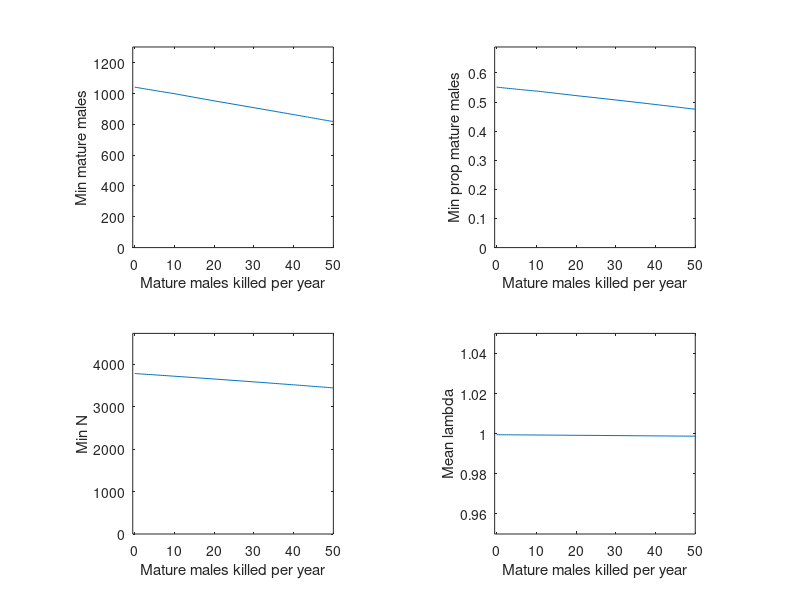

This chart was generated by the following MATLAB code:
% program for analysis of banteng population projection

% ----------------------------------------
% base model - rates from Choquenot (1993)
% giving stability
% ----------------------------------------

format long g

% define max age
age_max=17;

% define survival - fitted function (Choquenot 1993)
%s0=0.7402; % fitted from Choquenot (1993)
s0=0.55; % to give stability
s1=0.9278;
s2=0.9346;
s3=0.9370;
s4=0.9382;
s5=0.9389;
s6=0.9394;
s7=0.9397;
s8=0.9400;
s9=0.9402;
s10=0.9403;
s11=0.9405;
s12=0.9406;
s13=0.9407;
s14=0.9408;
s15=0.9408;
s16=0.9409;
s17=0.9409;

% define fecundity parameters (Choquenot 1993)
%m1=0;
%m2=0;
%m3=0;
%m4=0.220;
%m5=0.351;
%m6=0.500;
%m7=0.450;
%m8=0.200;
%m9=0.325;
%m10=0.125;
%m11=0.225;
%m12=m11;
%m13=m11;
%m14=m11;
%m15=m11;
%m16=m11;

% fitted fecundity parameters
m0=0.0000;
m1=0.0001;
m2=0.0133;
m3=0.0947;
m4=0.2303;
m5=0.3440;
m6=0.3964;
m7=0.3921;
m8=0.3525;
m9=0.2979;
m10=0.2414;
m11=0.1903;
m12=0.1471;
m13=0.1122;
m14=0.0849;
m15=0.0638;
m16=0.0478;
m17=0.0358;

primi=4; % age at first reproduction (females)

% initial population sizes
% Nmin=4000; % J. Christopherson (2004)
% Nmax=5000; % J. Christopherson (2004)
Nmin=7000; % K. Saalfeld (2004)
Nmax=8000; % K. Saalfeld (2004)
Navg = mean([Nmin Nmax]);

% Use 2 scenarios - pop_init at 4000 and 8000
N1 = 4000;
N2 = 8000;

% Density estimates
Area_Cob = 220000; % Area of Cobourg Peninsula in hectares
D_avg1 = N1/(Area_Cob*0.01);
D_avg2 = N2/(Area_Cob*0.01);

% sex ratios
sr = 0.5; % overall sex ratio
x = 0.5; % foetal sex ratio (Choquenot 1993)

%total females in population
f1=N1*sr;
f2=N2*sr;

%total males in population
mal1=N1*(1-sr);
mal2=N2*(1-sr);

%Initial population size vector
N=N1;

% the normal matrix
a=[0 s0*m1 s0*m2 s0*m3 s0*m4 s0*m5 s0*m6 s0*m7 s0*m8 s0*m9 s0*m10 s0*m11 s0*m12 s0*m13 s0*m14 s0*m15 s0*m16 0 0 0 0 0 0 0 0 0 0 0 0 0 0 0 0 0
    s1 0 0 0 0 0 0 0 0 0 0 0 0 0 0 0 0 0 0 0 0 0 0 0 0 0 0 0 0 0 0 0 0 0
    0 s2 0 0 0 0 0 0 0 0 0 0 0 0 0 0 0 0 0 0 0 0 0 0 0 0 0 0 0 0 0 0 0 0
    0 0 s3 0 0 0 0 0 0 0 0 0 0 0 0 0 0 0 0 0 0 0 0 0 0 0 0 0 0 0 0 0 0 0
    0 0 0 s4 0 0 0 0 0 0 0 0 0 0 0 0 0 0 0 0 0 0 0 0 0 0 0 0 0 0 0 0 0 0
    0 0 0 0 s5 0 0 0 0 0 0 0 0 0 0 0 0 0 0 0 0 0 0 0 0 0 0 0 0 0 0 0 0 0
    0 0 0 0 0 s6 0 0 0 0 0 0 0 0 0 0 0 0 0 0 0 0 0 0 0 0 0 0 0 0 0 0 0 0
    0 0 0 0 0 0 s7 0 0 0 0 0 0 0 0 0 0 0 0 0 0 0 0 0 0 0 0 0 0 0 0 0 0 0
    0 0 0 0 0 0 0 s8 0 0 0 0 0 0 0 0 0 0 0 0 0 0 0 0 0 0 0 0 0 0 0 0 0 0
    0 0 0 0 0 0 0 0 s9 0 0 0 0 0 0 0 0 0 0 0 0 0 0 0 0 0 0 0 0 0 0 0 0 0
    0 0 0 0 0 0 0 0 0 s10 0 0 0 0 0 0 0 0 0 0 0 0 0 0 0 0 0 0 0 0 0 0 0 0
    0 0 0 0 0 0 0 0 0 0 s11 0 0 0 0 0 0 0 0 0 0 0 0 0 0 0 0 0 0 0 0 0 0 0
    0 0 0 0 0 0 0 0 0 0 0 s12 0 0 0 0 0 0 0 0 0 0 0 0 0 0 0 0 0 0 0 0 0 0
    0 0 0 0 0 0 0 0 0 0 0 0 s13 0 0 0 0 0 0 0 0 0 0 0 0 0 0 0 0 0 0 0 0 0
    0 0 0 0 0 0 0 0 0 0 0 0 0 s14 0 0 0 0 0 0 0 0 0 0 0 0 0 0 0 0 0 0 0 0
    0 0 0 0 0 0 0 0 0 0 0 0 0 0 s15 0 0 0 0 0 0 0 0 0 0 0 0 0 0 0 0 0 0 0
    0 0 0 0 0 0 0 0 0 0 0 0 0 0 0 s16 0 0 0 0 0 0 0 0 0 0 0 0 0 0 0 0 0 0
    0 s0*m1 s0*m2 s0*m3 s0*m4 s0*m5 s0*m6 s0*m7 s0*m8 s0*m9 s0*m10 s0*m11 s0*m12 s0*m13 s0*m14 s0*m15 s0*m16 0 0 0 0 0 0 0 0 0 0 0 0 0 0 0 0 0
    0 0 0 0 0 0 0 0 0 0 0 0 0 0 0 0 0 s1 0 0 0 0 0 0 0 0 0 0 0 0 0 0 0 0
    0 0 0 0 0 0 0 0 0 0 0 0 0 0 0 0 0 0 s2 0 0 0 0 0 0 0 0 0 0 0 0 0 0 0
    0 0 0 0 0 0 0 0 0 0 0 0 0 0 0 0 0 0 0 s3 0 0 0 0 0 0 0 0 0 0 0 0 0 0
    0 0 0 0 0 0 0 0 0 0 0 0 0 0 0 0 0 0 0 0 s4 0 0 0 0 0 0 0 0 0 0 0 0 0
    0 0 0 0 0 0 0 0 0 0 0 0 0 0 0 0 0 0 0 0 0 s5 0 0 0 0 0 0 0 0 0 0 0 0
    0 0 0 0 0 0 0 0 0 0 0 0 0 0 0 0 0 0 0 0 0 0 s6 0 0 0 0 0 0 0 0 0 0 0
    0 0 0 0 0 0 0 0 0 0 0 0 0 0 0 0 0 0 0 0 0 0 0 s7 0 0 0 0 0 0 0 0 0 0
    0 0 0 0 0 0 0 0 0 0 0 0 0 0 0 0 0 0 0 0 0 0 0 0 s8 0 0 0 0 0 0 0 0 0
    0 0 0 0 0 0 0 0 0 0 0 0 0 0 0 0 0 0 0 0 0 0 0 0 0 s9 0 0 0 0 0 0 0 0
    0 0 0 0 0 0 0 0 0 0 0 0 0 0 0 0 0 0 0 0 0 0 0 0 0 0 s10 0 0 0 0 0 0 0
    0 0 0 0 0 0 0 0 0 0 0 0 0 0 0 0 0 0 0 0 0 0 0 0 0 0 0 s11 0 0 0 0 0 0
    0 0 0 0 0 0 0 0 0 0 0 0 0 0 0 0 0 0 0 0 0 0 0 0 0 0 0 0 s12 0 0 0 0 0
    0 0 0 0 0 0 0 0 0 0 0 0 0 0 0 0 0 0 0 0 0 0 0 0 0 0 0 0 0 s13 0 0 0 0
    0 0 0 0 0 0 0 0 0 0 0 0 0 0 0 0 0 0 0 0 0 0 0 0 0 0 0 0 0 0 s14 0 0 0
    0 0 0 0 0 0 0 0 0 0 0 0 0 0 0 0 0 0 0 0 0 0 0 0 0 0 0 0 0 0 0 s15 0 0
    0 0 0 0 0 0 0 0 0 0 0 0 0 0 0 0 0 0 0 0 0 0 0 0 0 0 0 0 0 0 0 0 s16 0];

% eigenvalues & eigenvectors
[w,d] = eig(a);
v=conj(inv(w));

%lambda
lambda=diag(d);

% max lambdas
[maxlambda,imax]=max(diag(d));

%logmaxlambda=exponential rate of increase (r)
r=log(maxlambda);

% stable age distribution
w=w(:,imax);

% reproductive values
v=real(v(imax,:))';

% sensitivities and elasticities
senmat=(v*w')/(v'*w);
emat=(a.*senmat)/maxlambda;

%damping ratios
rho=lambda(1)./abs(lambda);

% periods of oscillation
period=2*pi./angle(lambda);

% stable size distribution (scaled to sum to 1)
ssd=w(:,1)/sum(w(:,1));

% size of matrix
k=size(a,1);

% ssd classes
    % female
    ssd_juvf = sum(ssd(1:primi-1,1));
    ssd_adf = sum(ssd(primi:age_max,1));

    % male
    ssd_juvm = sum(ssd(age_max+1:age_max+primi-1,1));
    ssd_adm = sum(ssd(age_max+primi:k,1));
    
% reproductive value (scaled so stage 1 = 1)
reprovalue=real(v(1,:)')/real(v(1,1));

% pick initial vectors
n=ones(k,1);
n=ssd*N;

% age vector
age_vec=zeros(age_max,1);
for j=1:age_max-1
    age_vec(j+1,1)=j;
end % j loop
age_vec=age_vec+1;

%Calculate Quasi-extinction times
thresh = 50; % Define quasi-exinction threshold

Q=(log(thresh/sum(n)))/log(maxlambda);
if Q < 0;
    Q='infinity';
else Q=Q;
end

% do a simulation
% first specify the initial condition and length of simulation
tlimit=10;

%set population size year step vector
pop_vec=ones(tlimit+1,1);
pop_vec(1,1)=sum(n);

%set year step vector
yr_vec=ones(tlimit+1,1);
for c=1:tlimit
    yr_vec(c+1,1)=c;
    yr_vec(1,1)=0;
end % c loop

% assume stable-age distribution
N_stable = ssd*N;

%then iterate
for i=1:tlimit;
    n=a*n;
    s1_vec(i+1,1)=(s1*(1-s1))/n(1,1);
    s2_vec(i+1,1)=(s2*(1-s2))/n(2,1);
    pop_vec(i+1,1)=(sum(n));    
end

log_pop_vec=log10(pop_vec);

%total population size after 'tlimit' years
pop_st=N
pop_end=sum(n)

%total population size after 'tlimit' years
N
tlimit
pop_end=sum(n)
maxlambda
r
Q
format short

% construct survival vector for display
surv=ones(age_max,1);
surv(1,1)=s0;
surv(2,1)=s1;
surv(3,1)=s2;
surv(4,1)=s3;
surv(5,1)=s4;
surv(6,1)=s5;
surv(7,1)=s6;
surv(8,1)=s7;
surv(9,1)=s8;
surv(10,1)=s9;
surv(11,1)=s10;
surv(12,1)=s11;
surv(13,1)=s12;
surv(14,1)=s13;
surv(15,1)=s14;
surv(16,1)=s15;
surv(17,1)=s16;

% construct fertility vector for display
fert=ones(age_max,1);
fert(1,1)=m1;
fert(2,1)=m2;
fert(3,1)=m3;
fert(4,1)=m4;
fert(5,1)=m5;
fert(6,1)=m6;
fert(7,1)=m7;
fert(8,1)=m8;
fert(9,1)=m9;
fert(10,1)=m10;
fert(11,1)=m11;
fert(12,1)=m12;
fert(13,1)=m13;
fert(14,1)=m14;
fert(15,1)=m15;
fert(16,1)=m16;
fert(17,1)=m16;

% continue displays
%a
ssd_juv = ssd_juvf + ssd_juvm
ssd_ad = ssd_adf + ssd_adm
%emat

%Make density independent plots
subplot(2,2,1), plot(yr_vec,pop_vec);
axis square;
axis([-0.5 tlimit+1 0 (max(pop_vec)+(0.25*(max(pop_vec))))]);
xlabel('year');
ylabel('N females');
subplot(2,2,2), plot(yr_vec,log_pop_vec);
axis square;
axis([-0.5 tlimit+1 0 (max(log_pop_vec)+(0.25*(max(log_pop_vec))))]);
xlabel('year');
ylabel('log N females');

%Make survival and fecundity plots
subplot(2,2,3), plot(age_vec,surv);
axis square;
axis([0.5 age_max+0.5 0 1]);
xlabel('age in years');
ylabel('survival probability');
subplot(2,2,4), plot(age_vec,fert);
axis square;
axis([0.5 age_max+0.5 0 1]);
xlabel('age in years');
ylabel('m (fertility)');


% *******************************************
% Density-dependence in survival & fertility
% Set male kill rates
% *******************************************

format long g

% ***********************************************************************************************
%Initial population size vector
Nd=4000;

% Set time limit for projection
tlimit = 100;

% Set kill range
min_kill = 0; % Set minimum male (>5 year) kill rate
max_kill = 50; % Set maximum male (>5 year) kill rate

% Minimum operative reproductive sex ratio
orsr_min = 0.1; % Proportion of population that must be mature males to allow females to breed
% ************************************************************************************************

karray = linspace(min_kill,max_kill,100); % male kill rate array

min_popd_vec = zeros(length(karray),1); % Minimum population size vector
min_mal6p_vec = zeros(length(karray),1); % Minimum male (>5 years) vector
lambdad_vec = zeros(length(karray),1); % mean population rate of change (r)

for q=1:length(karray);

% define start survival
        % survival parameters with Nmax = 4000
        % s0
        a_s0=0.913;
        b_s0=6.284615518;
        x0_s0=4224.122758;

        % s1+
        a_s1p=0.995;
        b_s1p=3.9151;
        x0_s1p=7286.656;

        % Redefine survival probabilities
        s0_d = (a_s0/(1+((sum(Nd))/x0_s0)^b_s0));
            if s0_d < 0.55;
                s0_d = 0.55;
            else
                s0_d = s0_d;
            end
            
        s1p_d = (a_s1p/(1+((sum(Nd))/x0_s1p)^b_s1p));
            if s1p_d < 0.92;
               s1p_d = 0.92;
            else
                s1p_d = s1p_d;
            end
        
        % fecundity parameters with Nmax = 4000
        a_ma = 0.7013;
        b_ma = 8.0804;
        x0_ma = 3959.0825;
        a_md = (a_ma/(1+((sum(Nd))/x0_ma)^b_ma));
            if a_md < 0.4004;
                a_md = 0.4004;
            else
                a_md = a_md;
            end
            
        % Re-define fertility vector
        b_fert = 0.4453;
        x0_fert = 6.3898;
        for j=1:age_max;
            md=a_md*exp(-0.5*(log(j/x0_fert)/b_fert)^2);
            m_vec(j) = md;
        end

% sex ratios
sr = 0.5; % overall sex ratio
x = 0.5; % foetal sex ratio (Choquenot 1993)

%total females in population
f=Nd*sr;

%total males in population
mal=Nd*(1-sr);

% the normal matrix
        ad=[0 s0_d*m_vec(1) s0_d*m_vec(2) s0_d*m_vec(3) s0_d*m_vec(4) s0_d*m_vec(5) s0_d*m_vec(6) s0_d*m_vec(7) s0_d*m_vec(8) s0_d*m_vec(9) s0_d*m_vec(10) s0_d*m_vec(11) s0_d*m_vec(12) s0_d*m_vec(13) s0_d*m_vec(14) s0_d*m_vec(15) s0_d*m_vec(16) 0 0 0 0 0 0 0 0 0 0 0 0 0 0 0 0 0
            s1p_d 0 0 0 0 0 0 0 0 0 0 0 0 0 0 0 0 0 0 0 0 0 0 0 0 0 0 0 0 0 0 0 0 0
            0 s1p_d 0 0 0 0 0 0 0 0 0 0 0 0 0 0 0 0 0 0 0 0 0 0 0 0 0 0 0 0 0 0 0 0
            0 0 s1p_d 0 0 0 0 0 0 0 0 0 0 0 0 0 0 0 0 0 0 0 0 0 0 0 0 0 0 0 0 0 0 0
            0 0 0 s1p_d 0 0 0 0 0 0 0 0 0 0 0 0 0 0 0 0 0 0 0 0 0 0 0 0 0 0 0 0 0 0
            0 0 0 0 s1p_d 0 0 0 0 0 0 0 0 0 0 0 0 0 0 0 0 0 0 0 0 0 0 0 0 0 0 0 0 0
            0 0 0 0 0 s1p_d 0 0 0 0 0 0 0 0 0 0 0 0 0 0 0 0 0 0 0 0 0 0 0 0 0 0 0 0
            0 0 0 0 0 0 s1p_d 0 0 0 0 0 0 0 0 0 0 0 0 0 0 0 0 0 0 0 0 0 0 0 0 0 0 0
            0 0 0 0 0 0 0 s1p_d 0 0 0 0 0 0 0 0 0 0 0 0 0 0 0 0 0 0 0 0 0 0 0 0 0 0
            0 0 0 0 0 0 0 0 s1p_d 0 0 0 0 0 0 0 0 0 0 0 0 0 0 0 0 0 0 0 0 0 0 0 0 0
            0 0 0 0 0 0 0 0 0 s1p_d 0 0 0 0 0 0 0 0 0 0 0 0 0 0 0 0 0 0 0 0 0 0 0 0
            0 0 0 0 0 0 0 0 0 0 s1p_d 0 0 0 0 0 0 0 0 0 0 0 0 0 0 0 0 0 0 0 0 0 0 0
            0 0 0 0 0 0 0 0 0 0 0 s1p_d 0 0 0 0 0 0 0 0 0 0 0 0 0 0 0 0 0 0 0 0 0 0
            0 0 0 0 0 0 0 0 0 0 0 0 s1p_d 0 0 0 0 0 0 0 0 0 0 0 0 0 0 0 0 0 0 0 0 0
            0 0 0 0 0 0 0 0 0 0 0 0 0 s1p_d 0 0 0 0 0 0 0 0 0 0 0 0 0 0 0 0 0 0 0 0
            0 0 0 0 0 0 0 0 0 0 0 0 0 0 s1p_d 0 0 0 0 0 0 0 0 0 0 0 0 0 0 0 0 0 0 0
            0 0 0 0 0 0 0 0 0 0 0 0 0 0 0 s1p_d 0 0 0 0 0 0 0 0 0 0 0 0 0 0 0 0 0 0
            0 s0_d*m_vec(1) s0_d*m_vec(2) s0_d*m_vec(3) s0_d*m_vec(4) s0_d*m_vec(5) s0_d*m_vec(6) s0_d*m_vec(7) s0_d*m_vec(8) s0_d*m_vec(9) s0_d*m_vec(10) s0_d*m_vec(11) s0_d*m_vec(12) s0_d*m_vec(13) s0_d*m_vec(14) s0_d*m_vec(15) s0_d*m_vec(16) 0 0 0 0 0 0 0 0 0 0 0 0 0 0 0 0 0
            0 0 0 0 0 0 0 0 0 0 0 0 0 0 0 0 0 s1p_d 0 0 0 0 0 0 0 0 0 0 0 0 0 0 0 0
            0 0 0 0 0 0 0 0 0 0 0 0 0 0 0 0 0 0 s1p_d 0 0 0 0 0 0 0 0 0 0 0 0 0 0 0
            0 0 0 0 0 0 0 0 0 0 0 0 0 0 0 0 0 0 0 s1p_d 0 0 0 0 0 0 0 0 0 0 0 0 0 0
            0 0 0 0 0 0 0 0 0 0 0 0 0 0 0 0 0 0 0 0 s1p_d 0 0 0 0 0 0 0 0 0 0 0 0 0
            0 0 0 0 0 0 0 0 0 0 0 0 0 0 0 0 0 0 0 0 0 s1p_d 0 0 0 0 0 0 0 0 0 0 0 0
            0 0 0 0 0 0 0 0 0 0 0 0 0 0 0 0 0 0 0 0 0 0 s1p_d 0 0 0 0 0 0 0 0 0 0 0
            0 0 0 0 0 0 0 0 0 0 0 0 0 0 0 0 0 0 0 0 0 0 0 s1p_d 0 0 0 0 0 0 0 0 0 0
            0 0 0 0 0 0 0 0 0 0 0 0 0 0 0 0 0 0 0 0 0 0 0 0 s1p_d 0 0 0 0 0 0 0 0 0
            0 0 0 0 0 0 0 0 0 0 0 0 0 0 0 0 0 0 0 0 0 0 0 0 0 s1p_d 0 0 0 0 0 0 0 0
            0 0 0 0 0 0 0 0 0 0 0 0 0 0 0 0 0 0 0 0 0 0 0 0 0 0 s1p_d 0 0 0 0 0 0 0
            0 0 0 0 0 0 0 0 0 0 0 0 0 0 0 0 0 0 0 0 0 0 0 0 0 0 0 s1p_d 0 0 0 0 0 0
            0 0 0 0 0 0 0 0 0 0 0 0 0 0 0 0 0 0 0 0 0 0 0 0 0 0 0 0 s1p_d 0 0 0 0 0
            0 0 0 0 0 0 0 0 0 0 0 0 0 0 0 0 0 0 0 0 0 0 0 0 0 0 0 0 0 s1p_d 0 0 0 0
            0 0 0 0 0 0 0 0 0 0 0 0 0 0 0 0 0 0 0 0 0 0 0 0 0 0 0 0 0 0 s1p_d 0 0 0
            0 0 0 0 0 0 0 0 0 0 0 0 0 0 0 0 0 0 0 0 0 0 0 0 0 0 0 0 0 0 0 s1p_d 0 0
            0 0 0 0 0 0 0 0 0 0 0 0 0 0 0 0 0 0 0 0 0 0 0 0 0 0 0 0 0 0 0 0 s1p_d 0];

% eigenvalues & eigenvectors
[wd,dd] = eig(ad);
vd=conj(inv(wd));

%lambda
lambdad=diag(dd);

% max lambdas
[maxlambdad,imax]=max(diag(dd));

%logmaxlambda=exponential rate of increase (r)
rd=log(maxlambdad);

% stable age distribution
wd=wd(:,imax);

% stable size distribution (scaled to sum to 1)
ssdd=wd(:,1)/sum(wd(:,1));

% size of matrix
k=size(a,1);

% ssd classes
    % female
    ssdd_juvf = sum(ssdd(1:primi-1,1));
    ssdd_adf = sum(ssdd(primi:age_max,1));

    % male
    ssdd_juvm = sum(ssdd(age_max+1:age_max+primi-1,1));
    ssdd_adm = sum(ssdd(age_max+primi:k,1));
    
    % males 6+
    ssdd_mal6p = sum(ssdd(23:34));
    
% pick initial vectors
nd=ones(k,1);
nd=ssdd*Nd;

%set population size year step vector
popd_vec=ones(tlimit+1,1);
popd_vec(1,1)=sum(nd);

%set female population size year step vector
femd_vec=ones(tlimit+1,1);
femd_vec(1,1)=sum(nd(1:17));

%set male population size year step vector
mald_vec=ones(tlimit+1,1);
mald_vec(1,1)=sum(nd(18:34));

% set large male year step vector
male6p_vec = ones(tlimit+1,1);
male6p_vec(1,1)=sum(nd(23:34));

%set year step vector
yr_vec=ones(tlimit+1,1);
for c=1:tlimit
    yr_vec(c+1,1)=c;
    yr_vec(1,1)=0;
end % c loop

%then iterate
for i=1:tlimit;

    nd=ad*nd;
    
        % Set negative density feedback function for the matrix

        % survival parameters with Nmax = 4000
        % s0
        a_s0=0.913;
        b_s0=6.284615518;
        x0_s0=4224.122758;

        % s1+
        a_s1p=0.995;
        b_s1p=3.9151;
        x0_s1p=7286.656;

        % Redefine survival probabilities
        s0_d = (a_s0/(1+((sum(nd))/x0_s0)^b_s0));
            if s0_d < 0.55;
                s0_d = 0.55;
            else
                s0_d = s0_d;
            end
            
        s1p_d = (a_s1p/(1+((sum(nd))/x0_s1p)^b_s1p));
            if s1p_d < 0.92;
               s1p_d = 0.92;
            else
                s1p_d = s1p_d;
            end
        
        % fecundity parameters with Nmax = 4000
        a_ma = 0.7013;
        b_ma = 8.0804;
        x0_ma = 3959.0825;
        a_md = (a_ma/(1+((sum(nd))/x0_ma)^b_ma));
            if a_md < 0.4004;
                a_md = 0.4004;
            else
                a_md = a_md;
            end
            
        % Re-define fertility vector
        for j=1:age_max;
            md=a_md*exp(-0.5*(log(j/x0_fert)/b_fert)^2);
            m_vec(j) = md;
        end

        % Minimum operative reproductive sex ratio
        if sum(nd(18:34)) / sum(nd(1:17)) < orsr_min;
            %m_vec = m_vec * (sum(nd(18:34)) / sum(nd(1:17)));
            m_vec = 0;
        else
            m_vec = m_vec;
        end
                
        % *****************************************************************
        % Kill large males
        % *****************************************************************
        
        male_kill = karray(q); % set annual number of large males to kill
        %male_kill = 20;
        nm_kill = male_kill/12; % uniform distribution of kill in ages > 5
        kill_vec = zeros(34,1);
        kill_vec(23:34) = nm_kill;
            if sum(nd) < male_kill;
                nd = nd;
            else
                nd = nd - nm_kill; % Adjust nd vector for kill
            end
        
        % *****************************************************************
        
        % the new matrix
        ad=[0 s0_d*m_vec(1) s0_d*m_vec(2) s0_d*m_vec(3) s0_d*m_vec(4) s0_d*m_vec(5) s0_d*m_vec(6) s0_d*m_vec(7) s0_d*m_vec(8) s0_d*m_vec(9) s0_d*m_vec(10) s0_d*m_vec(11) s0_d*m_vec(12) s0_d*m_vec(13) s0_d*m_vec(14) s0_d*m_vec(15) s0_d*m_vec(16) 0 0 0 0 0 0 0 0 0 0 0 0 0 0 0 0 0
            s1p_d 0 0 0 0 0 0 0 0 0 0 0 0 0 0 0 0 0 0 0 0 0 0 0 0 0 0 0 0 0 0 0 0 0
            0 s1p_d 0 0 0 0 0 0 0 0 0 0 0 0 0 0 0 0 0 0 0 0 0 0 0 0 0 0 0 0 0 0 0 0
            0 0 s1p_d 0 0 0 0 0 0 0 0 0 0 0 0 0 0 0 0 0 0 0 0 0 0 0 0 0 0 0 0 0 0 0
            0 0 0 s1p_d 0 0 0 0 0 0 0 0 0 0 0 0 0 0 0 0 0 0 0 0 0 0 0 0 0 0 0 0 0 0
            0 0 0 0 s1p_d 0 0 0 0 0 0 0 0 0 0 0 0 0 0 0 0 0 0 0 0 0 0 0 0 0 0 0 0 0
            0 0 0 0 0 s1p_d 0 0 0 0 0 0 0 0 0 0 0 0 0 0 0 0 0 0 0 0 0 0 0 0 0 0 0 0
            0 0 0 0 0 0 s1p_d 0 0 0 0 0 0 0 0 0 0 0 0 0 0 0 0 0 0 0 0 0 0 0 0 0 0 0
            0 0 0 0 0 0 0 s1p_d 0 0 0 0 0 0 0 0 0 0 0 0 0 0 0 0 0 0 0 0 0 0 0 0 0 0
            0 0 0 0 0 0 0 0 s1p_d 0 0 0 0 0 0 0 0 0 0 0 0 0 0 0 0 0 0 0 0 0 0 0 0 0
            0 0 0 0 0 0 0 0 0 s1p_d 0 0 0 0 0 0 0 0 0 0 0 0 0 0 0 0 0 0 0 0 0 0 0 0
            0 0 0 0 0 0 0 0 0 0 s1p_d 0 0 0 0 0 0 0 0 0 0 0 0 0 0 0 0 0 0 0 0 0 0 0
            0 0 0 0 0 0 0 0 0 0 0 s1p_d 0 0 0 0 0 0 0 0 0 0 0 0 0 0 0 0 0 0 0 0 0 0
            0 0 0 0 0 0 0 0 0 0 0 0 s1p_d 0 0 0 0 0 0 0 0 0 0 0 0 0 0 0 0 0 0 0 0 0
            0 0 0 0 0 0 0 0 0 0 0 0 0 s1p_d 0 0 0 0 0 0 0 0 0 0 0 0 0 0 0 0 0 0 0 0
            0 0 0 0 0 0 0 0 0 0 0 0 0 0 s1p_d 0 0 0 0 0 0 0 0 0 0 0 0 0 0 0 0 0 0 0
            0 0 0 0 0 0 0 0 0 0 0 0 0 0 0 s1p_d 0 0 0 0 0 0 0 0 0 0 0 0 0 0 0 0 0 0
            0 s0_d*m_vec(1) s0_d*m_vec(2) s0_d*m_vec(3) s0_d*m_vec(4) s0_d*m_vec(5) s0_d*m_vec(6) s0_d*m_vec(7) s0_d*m_vec(8) s0_d*m_vec(9) s0_d*m_vec(10) s0_d*m_vec(11) s0_d*m_vec(12) s0_d*m_vec(13) s0_d*m_vec(14) s0_d*m_vec(15) s0_d*m_vec(16) 0 0 0 0 0 0 0 0 0 0 0 0 0 0 0 0 0
            0 0 0 0 0 0 0 0 0 0 0 0 0 0 0 0 0 s1p_d 0 0 0 0 0 0 0 0 0 0 0 0 0 0 0 0
            0 0 0 0 0 0 0 0 0 0 0 0 0 0 0 0 0 0 s1p_d 0 0 0 0 0 0 0 0 0 0 0 0 0 0 0
            0 0 0 0 0 0 0 0 0 0 0 0 0 0 0 0 0 0 0 s1p_d 0 0 0 0 0 0 0 0 0 0 0 0 0 0
            0 0 0 0 0 0 0 0 0 0 0 0 0 0 0 0 0 0 0 0 s1p_d 0 0 0 0 0 0 0 0 0 0 0 0 0
            0 0 0 0 0 0 0 0 0 0 0 0 0 0 0 0 0 0 0 0 0 s1p_d 0 0 0 0 0 0 0 0 0 0 0 0
            0 0 0 0 0 0 0 0 0 0 0 0 0 0 0 0 0 0 0 0 0 0 s1p_d 0 0 0 0 0 0 0 0 0 0 0
            0 0 0 0 0 0 0 0 0 0 0 0 0 0 0 0 0 0 0 0 0 0 0 s1p_d 0 0 0 0 0 0 0 0 0 0
            0 0 0 0 0 0 0 0 0 0 0 0 0 0 0 0 0 0 0 0 0 0 0 0 s1p_d 0 0 0 0 0 0 0 0 0
            0 0 0 0 0 0 0 0 0 0 0 0 0 0 0 0 0 0 0 0 0 0 0 0 0 s1p_d 0 0 0 0 0 0 0 0
            0 0 0 0 0 0 0 0 0 0 0 0 0 0 0 0 0 0 0 0 0 0 0 0 0 0 s1p_d 0 0 0 0 0 0 0
            0 0 0 0 0 0 0 0 0 0 0 0 0 0 0 0 0 0 0 0 0 0 0 0 0 0 0 s1p_d 0 0 0 0 0 0
            0 0 0 0 0 0 0 0 0 0 0 0 0 0 0 0 0 0 0 0 0 0 0 0 0 0 0 0 s1p_d 0 0 0 0 0
            0 0 0 0 0 0 0 0 0 0 0 0 0 0 0 0 0 0 0 0 0 0 0 0 0 0 0 0 0 s1p_d 0 0 0 0
            0 0 0 0 0 0 0 0 0 0 0 0 0 0 0 0 0 0 0 0 0 0 0 0 0 0 0 0 0 0 s1p_d 0 0 0
            0 0 0 0 0 0 0 0 0 0 0 0 0 0 0 0 0 0 0 0 0 0 0 0 0 0 0 0 0 0 0 s1p_d 0 0
            0 0 0 0 0 0 0 0 0 0 0 0 0 0 0 0 0 0 0 0 0 0 0 0 0 0 0 0 0 0 0 0 s1p_d 0];

     
     popd_vec(i+1,1)=(sum(nd));    
     femd_vec(i+1,1)=sum(nd(1:17));
     mald_vec(i+1,1)=sum(nd(18:34));
     male6p_vec(i+1,1)=sum(nd(23:34));
     
end % i loop

log_popd_vec=log10(popd_vec);

%total population size after 'tlimit' years
%popd_st=Nd
%popd_end=sum(nd)
%tlimit
%maxlambdad
%rd
%format short
%ssdd_juv = ssdd_juvf + ssdd_juvm
%ssdd_ad = ssdd_adf + ssdd_adm

%Make density dependent plots
subplot(2,2,1), plot(yr_vec,popd_vec);
axis square;
axis([-0.5 tlimit+1 0 (max(popd_vec)+(0.25*(max(popd_vec))))]);
xlabel('year');
ylabel('N');
subplot(2,2,2), plot(yr_vec,log_popd_vec);
axis square;
axis([-0.5 tlimit+1 0 (max(log_popd_vec)+(0.25*(max(log_popd_vec))))]);
xlabel('year');
ylabel('log N');
subplot(2,2,3), plot(yr_vec,male6p_vec);
axis square;
axis([-0.5 tlimit+1 0 (max(male6p_vec)+(0.25*(max(male6p_vec))))]);
xlabel('year');
ylabel('N bulls >5 years');

% Place data in q vectors
min_popd_vec(q) = min(popd_vec);
minmal6p_vec(q) = min(male6p_vec);

min_male6p_sub = find(male6p_vec == min(male6p_vec));
min_mald = mald_vec(min_male6p_sub);

minpmal6p_vec(q) = min(male6p_vec) / min_mald;

% Calculate stochastic r
popd1_vec=zeros(length(popd_vec)+1,1);
popd1_vec(2:length(popd_vec)+1,1)=popd_vec;
lambda_m = mean(popd_vec(2:length(popd_vec),1) ./ popd1_vec(2:length(popd_vec),1));
lambdad_vec(q) = lambda_m;

end % q loop

% Fix min_popd_vec
reals1 = find(min_popd_vec>0);
reals1_sub = find(diff(reals1)>1);
    if sum(reals1_sub) == 0;
        reals1_sub = length(min_popd_vec);
    else
        reals1_sub = reals1_sub;
    end

    if reals1_sub(1) ~= length(min_popd_vec);
            min_popd_vec((reals1_sub(1)+1):length(min_popd_vec)) = 0;
        else
            min_popd_vec = min_popd_vec;
    end

% Fix minmal6p
reals2 = find(minmal6p_vec>0);
reals2_sub = find(diff(reals2)>1);
    if sum(reals2_sub) == 0;
        reals2_sub = length(minmal6p_vec);
    else
        reals2_sub = reals2_sub;
    end

    if reals2_sub(1) ~= length(minmal6p_vec);
            minmal6p_vec((reals2_sub(1)+1):length(minmal6p_vec)) = 0;
        else
            minmal6p_vec = minmal6p_vec;
    end

% Fix minpmal6p
reals3 = find(minpmal6p_vec>0);
reals3_sub = find(diff(reals3)>1);
    if sum(reals3_sub) == 0;
        reals3_sub = length(minpmal6p_vec);
    else
        reals3_sub = reals3_sub;
    end

    if reals3_sub(1) ~= length(minpmal6p_vec);
            minpmal6p_vec((reals3_sub(1)+1):length(minpmal6p_vec)) = 0;
        else
            minpmal6p_vec = minpmal6p_vec;
    end

% Fix stochastic r for real numbers only
reals4 = find(lambdad_vec>0.7);
reals4_sub = find(diff(reals4)>1);
    if sum(reals4_sub) == 0;
        reals4_sub = length(lambdad_vec);
    else
        reals4_sub = reals4_sub;
    end

    if reals4_sub(1) ~= length(lambdad_vec);
            lambdad_vec((reals4_sub(1)+1):length(lambdad_vec)) = 0;
        else
            lambdad_vec = lambdad_vec;
    end
        
% Make plots
subplot(2,2,1), plot(karray,minmal6p_vec);
axis square;
axis([-0.5 max(karray) 0 (max(minmal6p_vec)+(0.25*(max(minmal6p_vec))))]);
xlabel('Mature males killed per year');
ylabel('Min mature males');
subplot(2,2,2), plot(karray,minpmal6p_vec);
axis square;
axis([-0.5 max(karray) 0 (max(minpmal6p_vec)+(0.25*(max(minpmal6p_vec))))]);
xlabel('Mature males killed per year');
ylabel('Min prop mature males');
subplot(2,2,3), plot(karray,min_popd_vec);
axis square;
axis([-0.5 max(karray) 0 (max(min_popd_vec)+(0.25*(max(min_popd_vec))))]);
xlabel('Mature males killed per year');
ylabel('Min N');
subplot(2,2,4), plot(karray,lambdad_vec);
axis square;
axis([-0.5 max(karray) 0.95 1.05]);
xlabel('Mature males killed per year');
ylabel('Mean lambda');
hold
plot(karray,1,'r-');
hold

% *****************************************
% Allometrically derived vital rates
% *****************************************

% Bos taurus - Barry's database:
% based on 725 kg mass
% primariparity = 18 months
% fecundity = 1 calf/year
% longevity = 12 years
% average density = 5 km-2

% Allometry equations
% Average female weight: 200-300 kg
% Average male weight: 500-600 kg

mass_avg_f_cob = 250;
mass_avg_m_cob = 550;

mass_avg_f_lit = 350;
mass_avg_m_lit = 700; % Wootton (1987); Nowak & Paradiso (1983)

% Maximum rate of population increase (Hennemann 1983; Caughley & Krebs 1983)
rmax1 = 18 * (mass_avg_f_cob*1000)^(-0.36); % Caughley & Krebs (1983)
rmax2 = 4.9 * (mass_avg_f_cob*1000)^(-0.2622); % Hennemann (1983); go with this one

lamb_max1 = exp(rmax1);
lamb_max2 = exp(rmax2);

% Average population density (Damuths 1981; Freeman 1990; Damuths 1987: Biol. J. Linn. Soc. 31:193), per km2
log10_pop_d1 = 4.23 - (0.75 * log10(mean([mass_avg_f_cob mass_avg_m_cob])*1000)); % Damuths (1981)
pop_d1 = 10^log10_pop_d1

log10_pop_d2 = 4.196 - (0.74 * log10(mean([mass_avg_f_cob mass_avg_m_cob])*1000)); % Freeland (1990)
pop_d2 = 10^log10_pop_d2

% For tropical herbivores
pop_d3 = 12000 * (mass_avg_f_cob*1000)^-0.73 % Damuths (1987) ****Corrected, but check

% Home range size (Harestad & Bennell 1979: Ecol. 60:389)
hr1 = 0.002 * (mass_avg_f_cob*1000)^1.02; % area in ha

% Maximum lifespan (Weston 1979)
lspd1 = 2140 * (mass_avg_f_cob)^0.22; % in days
lspy1 = lspd1/365

% Gestation time (Weston 1979)
gestd1 = 117.5 * (mass_avg_f_cob)^0.16; % in days
gestm1 = gestd1/30

% Birth rate (Millar 1981)
log_br1 = 0.888 * (log(mass_avg_f_cob)) - 3.097; 
br1 = exp(log_br1)

% Litter size (Millar 1981: Evolution 35:1149; Sacher & Staffeldt 1974: Am. Nat. 108:593)
ls = 3.034 - (0.298 * log(mass_avg_f_cob)) % Millar (1981)

% Max m
m_max = ls/2; % if all animals survived; per sex

% Age to maturity (Weston 1979: Afr. J. Ecol. 17:185; Bluewiess 1978: Oecologia 37:257)
matd1 = 257 * (mass_avg_f_cob)^0.24; % McDonald (1984)
maty1 = matd1/365

% Individual growth rate (Case 1978: Quart. Rev. Biol. 53:243)
log10_grf_d1 = (0.52 * (log10(mass_avg_f_cob*1000))) - 0.25; % Case (1978)
gr_f_d1 = 10^log10_grf_d1 % g/day

log10_grm_d1 = (0.52 * (log10(mass_avg_m_cob*1000))) - 0.25; % Case (1978)
gr_m_d1 = 10^log10_grm_d1 % g/day

